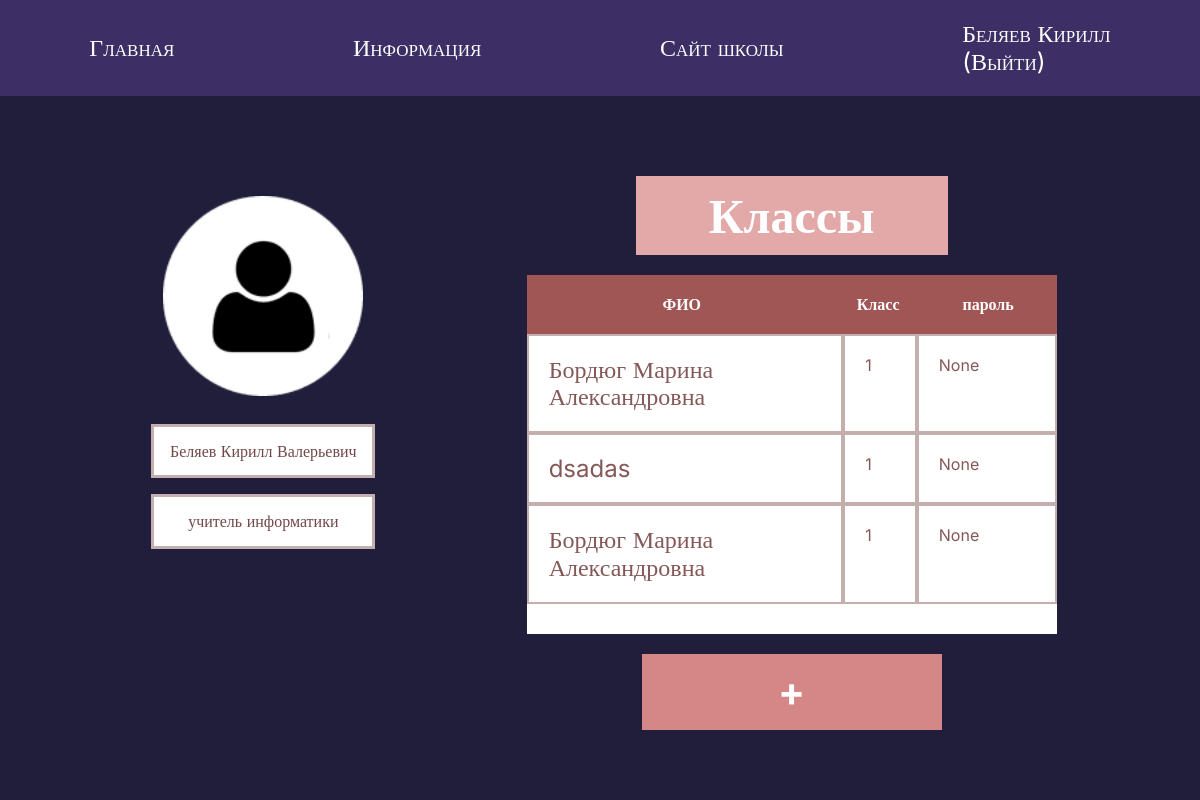
Before: /classes (signed in) with the older database file.
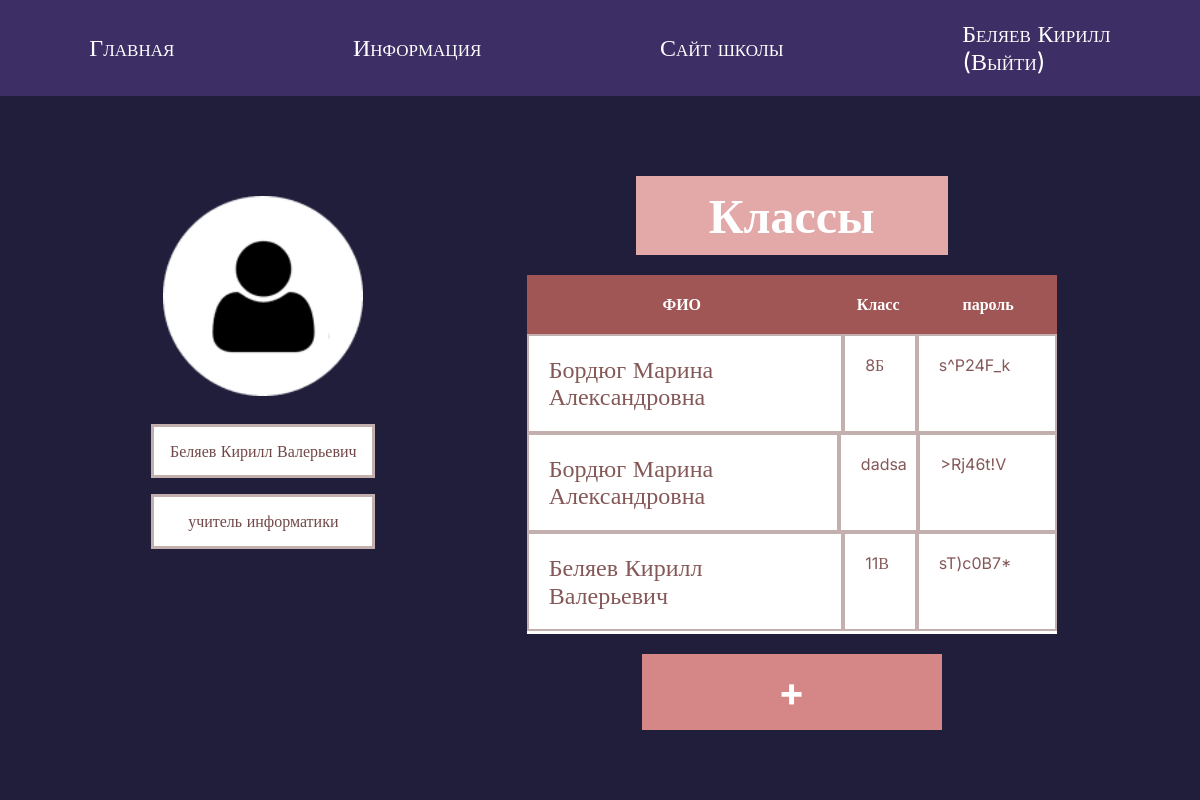
After: the same page with the newer database file.
### tables this page shows
CREATE TABLE "students" (
	"student_id"	INTEGER NOT NULL,
	"name"	TEXT NOT NULL,
	"login"	TEXT,
	"password"	TEXT NOT NULL,
	"avatar"	BLOB,
	"birth_date"	DATE,
	"created_at"	DATETIME NOT NULL DEFAULT CURRENT_TIMESTAMP,
	"class"	TEXT NOT NULL,
	"teacher_id"	INTEGER NOT NULL,
	PRIMARY KEY("student_id" AUTOINCREMENT),
	FOREIGN KEY("teacher_id") REFERENCES "teachers"("teacher_id") ON DELETE CASCADE ON UPDATE CASCADE
);

### main.py (the view)
@app.route("/classes")
def classes():
    if "teacher_id" not in session:
        return redirect("index")
    students = db.get_students_by_teacher_id(session["teacher_id"])
    return render_template("classes.html", students=students, title="Teacher profile")

### database.py (called while the page is built)
    def get_students_by_teacher_id(self, teacher_id):
        sql = """SELECT * FROM students WHERE teacher_id = ?"""
        self.cursor.execute(sql, (teacher_id,))
        return self.cursor.fetchall()

### templates/classes.html (shortened to what this page needs)
{% extends 'base.html' %}
{% block content %}
    <section class="profile-page">
        <div class="container teacher-profile">
            <div class="profile">
                <img src={{url_for('static', filename='img/avatar 1.png')}} alt="avatar 1" class="avatar-1">
                <div>
                    <p class="login-p">{{session["login"]}}<p>
                </div>
                <div>
                    <p class="login-p">{{session["post"]}}<p>
                </div>
            </div>
            <div class="st-table">
                <p class="tittle-kl"><strong>Классы</strong></p>
                <table class="students">
                    <thead>
                        <tr>
                            <th>ФИО</th>
                            <th>Класс</th>
                            <th>пароль</th>
                        </tr>
                    </thead>
                    <tbody class="students-list">
                        {% for student in students %}
                        <tr>
                            <td><a class="student-link" href="/profile/{{student[0]}}">{{student[1]}}</a></td>
                            <td>{{student[7]}}</td>
                            <td>{{student[3]}}</td>
                        </tr>
                        {% endfor %}
                    </tbody>
                </table>
                <a href={{url_for("add_student")}} class="button-plus"><strong>+</strong></a>
            </div>
        </div>
    </section>
{% endblock %}

### templates/base.html (shortened to what this page needs)
<!DOCTYPE html>
<html lang="en">
<head>
    <link rel="stylesheet" href={{url_for('static', filename='css/normalize.css')}}>
    <link rel="stylesheet" href={{url_for('static', filename='css/styles.css')}}>
</head>
<body>
<header>
    <a href={{url_for('index')}} class="link-a">Главная</a>
    <a href={{url_for('info')}} class="link-a">Информация</a>
    <a href="https://thl-syktyvkar.gosuslugi.ru/" class="link-a" target="_blank">Сайт школы</a>
    {% if "teacher_id" in session %}
        <a href={{url_for("logout")}} class="link-a">{{(session["login"])[ :session["login"].rfind(" ")]}}<br>(Выйти)</a>
    {% elif "student_id" in session %}
        <a href={{url_for("logout")}} class="link-a">{{(session["login"])[ :session["login"].rfind(" ")]}}<br>(Выйти)</a>
    {% else %}
        <a class="link-a">Вход не выполнен</a>
    {% endif %}
</header>
{% block content %}
{% endblock %}
</body>
</html>

### static/css/styles.css (style rules this page uses)
* { margin: 0; padding: 0; box-sizing: border-box; font-family: Inter; }
header { width: 100%; display: flex; justify-content: space-around; align-items: center; background-color: #3D2E65; height: 12vh; }
.link-a { font-variant: small-caps; }
.container { max-width: 1200px; margin: 0 auto; }
.profile-page { min-height: 88vh; width: 100%; background-color: #201E3A; padding-top: 80px; }
a { text-decoration: none; color: white; font-family: Inter; font-size: 24px; }
.st-table { text-align: center; }
.tittle-kl { text-align: center; width: 312px; padding: 12px 32px; color: #FFFFFF; font-size: 48px; background-color: #E3A8A8; display: inline-block; margin-bottom: 20px; }
.students { background-color: #FFFFFF; width: 530px; }
thead { display: flex; }
.students-list { display: flex; flex-direction: column; width: 100%; overflow-y: scroll; height: 300px; justify-content: stretch; }
tr { width: 100%; display: flex; align-items: stretch; }
.students td { width: 15%; }
.student th:first-child, td:first-child { width: 60%; }
.student th:last-child, td:last-child { width: 25%; }
th:first-child, td:first-child { width: 70%; }
th:last-child, td:last-child { width: 30%; }
.teacher-profile { display: flex; justify-content: space-evenly; }
.button-plus { width: 300px; background-color: #D58787; border: 3px solid #D58787; color: white; padding: 12px 32px; text-align: center; text-decoration: none; display: inline-block; margin-top: 20px; font-size: 40px; cursor: pointer; transition: all ease 0.3s; }
.avatar-1 { padding: 20px; }
.profile { text-align: center; float: left; display: flex; flex-direction: column; width: 20%; justify-content: flex-start; }
table { border-collapse: collapse; }
th, td { border: 2px solid #8558587a; padding: 20px 20px; text-align: left; color: #855858; }
.student-link { color: #855858; }
th { background-color: #A15656; color: #FFFFFF; border: none; text-align: center; }
.login-p { background-color: #fff; margin: 8px; padding: 15px 15px; border: 3px solid #8558587a; color: #724848; }

Changed rows visible on the page:
removed students: name "Бордюг Марина Александровна", teacher "1", student "None"
removed students: name "dsadas", teacher "1", student "None"
removed students: name "Бордюг Марина Александровна", teacher "1", student "None"
added students: login "Беляев Кирилл Валерьевич", name "Беляев Кирилл Валерьевич", class "11В", password "sT)c0B7*"
added students: name "Бордюг Марина Александровна", class "8Б", password "s^P24F_k"
added students: name "Бордюг Марина Александровна", class "dadsa", password ">Rj46t!V"
Other visible differences:
{{ session["login"] }}: "Беляев Кирилл Валерьевич" → (not shown)
